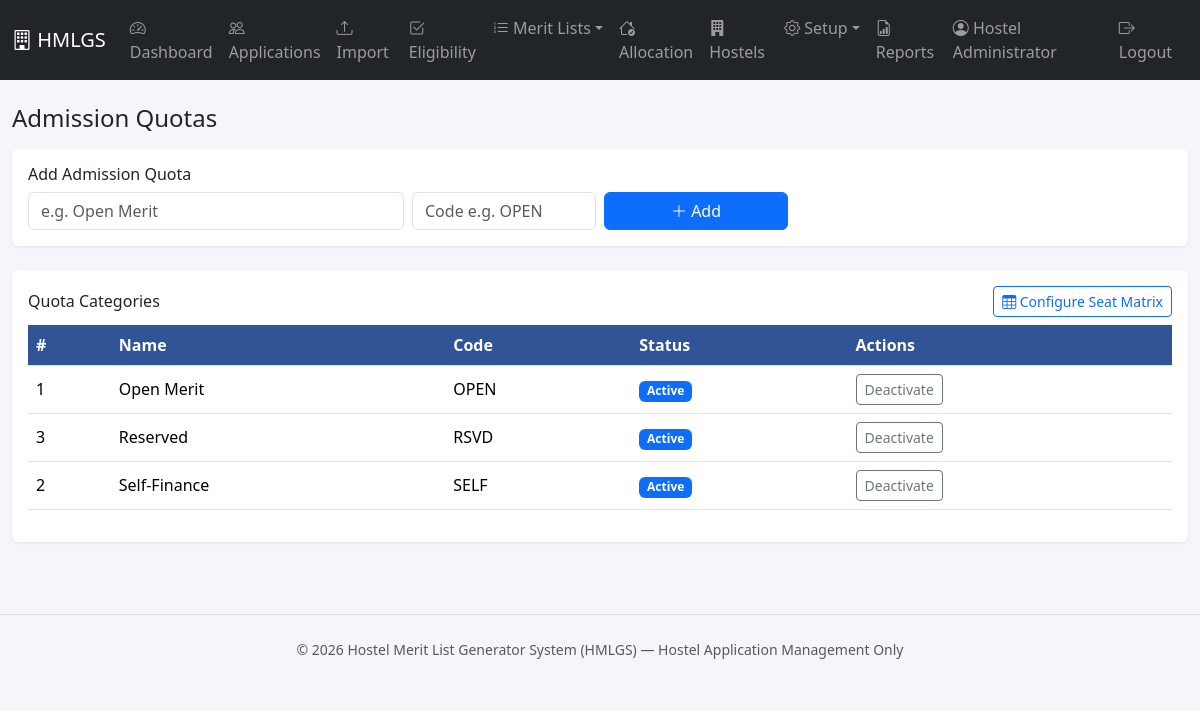
/quotas/index.php (signed in), run on an earlier commit of the app's database.
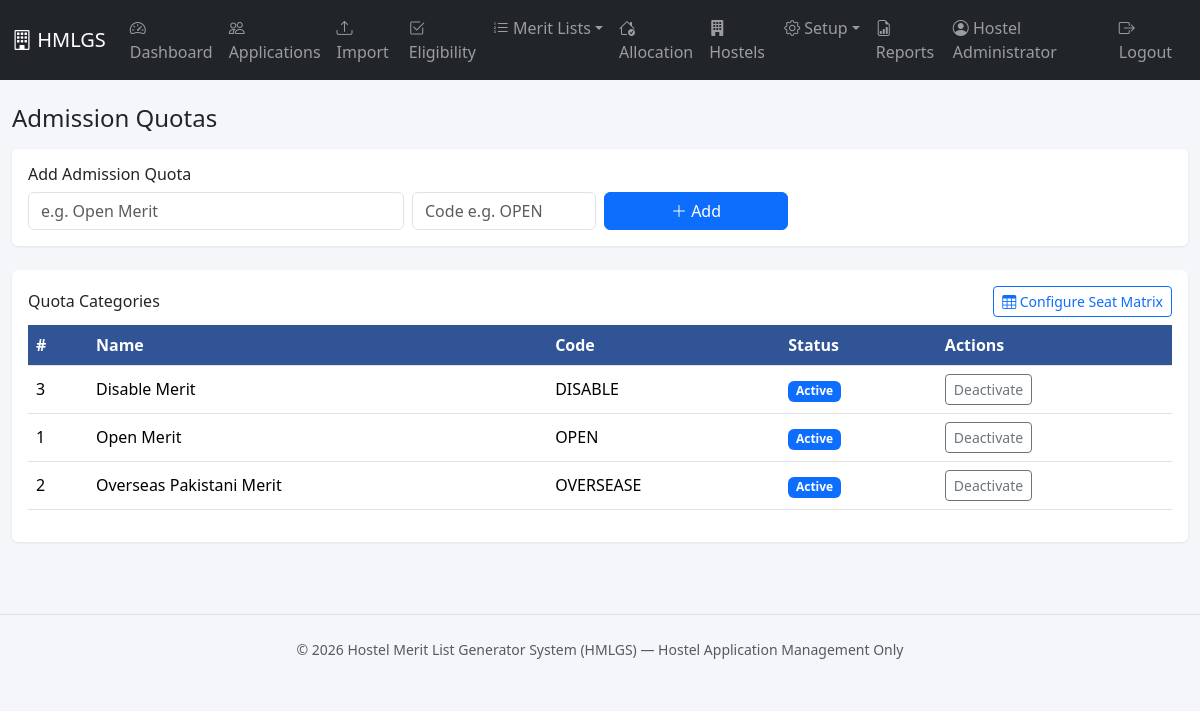
And on a later commit of the database.
### tables this page shows
CREATE TABLE admission_quotas (
    id INT AUTO_INCREMENT PRIMARY KEY,
    quota_name VARCHAR(100) NOT NULL,
    quota_code VARCHAR(20) NOT NULL UNIQUE,
    status ENUM('Active','Inactive') NOT NULL DEFAULT 'Active',
    created_at DATETIME NOT NULL DEFAULT CURRENT_TIMESTAMP,
    updated_at DATETIME NOT NULL DEFAULT CURRENT_TIMESTAMP ON UPDATE CURRENT_TIMESTAMP
);

### includes/functions.php (called while the page is built, shortened)
<?php
function e($value) {
    return htmlspecialchars($value ?? '', ENT_QUOTES, 'UTF-8');
}

### quotas/index.php (the view, shortened to what this page needs)
<?php
require_once __DIR__ . '/../config/config.php';
$rows = [];
$migrationNeeded = false;
try {
    $rows = $pdo->query("SELECT * FROM admission_quotas ORDER BY quota_name")->fetchAll();
} catch (PDOException $e) {
    $migrationNeeded = true;
}
require __DIR__ . '/../includes/header.php';
require __DIR__ . '/../includes/navbar.php';
?>
<div class="container-fluid py-4">
  <h4 class="mb-3">Admission Quotas</h4>
  <?php if (!$migrationNeeded): ?>
  <div class="card p-3 mb-4">
    <h6>Add Admission Quota</h6>
    <form method="post" class="row g-2">
      <div class="col-md-4"><input type="text" name="quota_name" class="form-control" placeholder="e.g. Open Merit" required></div>
      <div class="col-md-2"><input type="text" name="quota_code" class="form-control" placeholder="Code e.g. OPEN" required></div>
      <div class="col-md-2"><button class="btn btn-primary w-100"><i class="bi bi-plus-lg"></i> Add</button></div>
    </form>
  </div>
  <div class="card p-3">
    <div class="d-flex justify-content-between align-items-center mb-2">
      <h6 class="mb-0">Quota Categories</h6>
      <a href="<?= BASE_URL ?>quotas/matrix.php" class="btn btn-outline-primary btn-sm"><i class="bi bi-table"></i> Configure Seat Matrix</a>
    </div>
    <table class="table table-hover align-middle">
      <thead><tr><th>#</th><th>Name</th><th>Code</th><th>Status</th><th>Actions</th></tr></thead>
      <tbody>
      <?php foreach ($rows as $q): ?>
        <tr>
          <td><?= $q['id'] ?></td>
          <td><?= e($q['quota_name']) ?></td>
          <td><?= e($q['quota_code']) ?></td>
          <td><span class="badge <?= $q['status']==='Active' ? 'bg-primary' : 'bg-secondary' ?>"><?= e($q['status']) ?></span></td>
          <td>
            <form method="post" class="d-inline">
              <button class="btn btn-sm btn-outline-secondary"><?= $q['status']==='Active' ? 'Deactivate' : 'Activate' ?></button>
            </form>
          </td>
        </tr>
      <?php endforeach; ?>
      </tbody>
    </table>
  </div>
  <?php endif; ?>
</div>
<?php require __DIR__ . '/../includes/footer.php'; ?>

What changed in the data, as far as the page shows it:
changed admission_quotas id 3: quota_name "Reserved" → "Disable Merit"; quota_code "RSVD" → "DISABLE"; moves up the list
changed admission_quotas id 2: quota_name "Self-Finance" → "Overseas Pakistani Merit"; quota_code "SELF" → "OVERSEASE"
